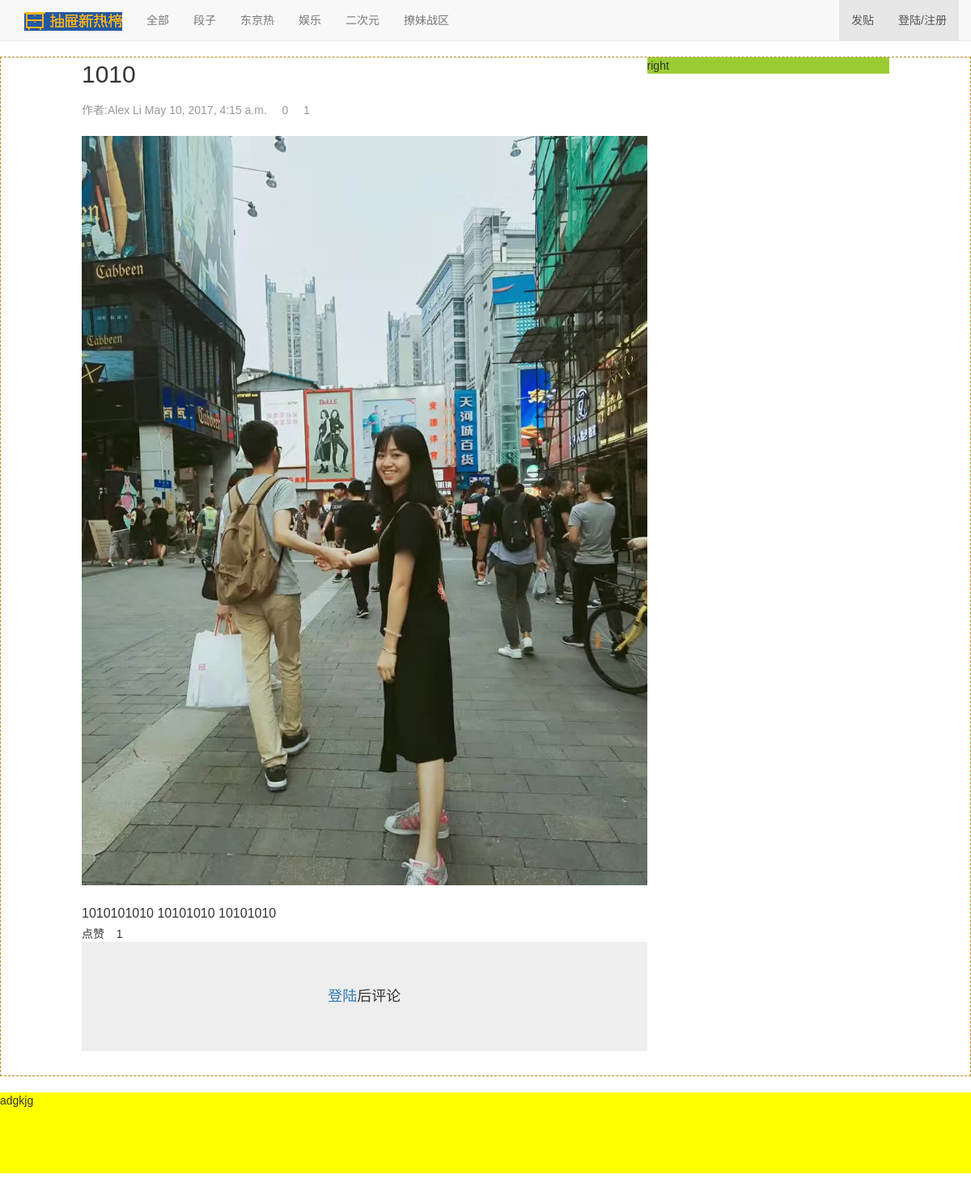
The app's page /bbs/detail/26/ with its own data.
### bbs/models.py (models this page shows, shortened)
class Category(models.Model):  # 版块(分类)表
    name = models.CharField(max_length=64, unique=True)  # 版块名
    brief = models.CharField(max_length=255, null=True, blank=True)  # 简要介绍
    set_to_top_menu = models.BooleanField(default=False)  # 是否显示在界面
    position_index = models.SmallIntegerField()  # 版块的位置
    admin = models.ManyToManyField("UserProfile", blank=True)  # 一个版块可有多个管理员，可不选择

class Article(models.Model):  # 贴子表
    title = models.CharField(max_length=255)  # 标题
    brief = models.CharField(max_length=255, null=True, blank=True)  # 简要介绍
    category = models.ForeignKey("Category")
    content = models.TextField(u"文章内容")
    author = models.ForeignKey("UserProfile")  # 作者
    pub_date = models.DateTimeField(blank=True, null=True)
    last_modify = models.DateTimeField(auto_now=True)  # 自动添加修改帖子时间
    priority = models.IntegerField(u"优先级", default=1000)  # 设置默认优先级为1000
    head_img = models.ImageField(u"文章标题图片", upload_to="uploads")
    status_choices = (("draft", u"草稿"),
                      ("published", u"已发布"),
                      ("hidden", u"隐藏"),
                      )
    publish_status = models.CharField(choices=status_choices, max_length=32, default="published")

class UserProfile(models.Model):  # 用户表
    user = models.OneToOneField(User)  # 一对一关联，密码在User表
    name = models.CharField(max_length=64)
    signature = models.CharField(max_length=255, blank=True, null=True)  # 个人签名，可以为空
    head_img = models.ImageField(height_field=150, width_field=150, blank=True, null=True)  # 头像，可以不传
    friends = models.ManyToManyField("self", related_name="my_friends", blank=True)

### bbs/views.py (the view)
# urls.py: url(r'^detail/(\d+)/$', views.article_detail, name="article_detail"),
def article_detail(request, article_id):
    article_obj = models.Article.objects.get(id=article_id)
    comment_tree = handle_comment.build_tree(article_obj.comment_set.select_related())
    return render(request, "bbs/article_detail.html", {"article_obj": article_obj,
                                                       "category_list": category_list})

### bbs/handle_comment.py (called while the page is built)
def build_tree(comment_set):
    print("comment_set>>>:", comment_set)
    tree_dic = {}
    for comment in comment_set:
        if comment.comment_type == 1:  # 当comment为点赞时，无需添加到评论树(评论内容才需要)
            add_node(tree_dic, comment)
    return tree_dic

### bbs/models.py (called while the page is built)
    def __str__(self):
        return "C:%s;" % (self.comment)

### bbs/templatetags/img_tag.py (called while the page is built)
@register.filter  # 注册
def truncate_url(img_url):  # 截断url
    return img_url.name.split("/", maxsplit=1)[-1]

@register.simple_tag
def filter_comment(article_obj):
    query_set = article_obj.comment_set.select_related()  # 反向关联查询(包含评论与点赞)
    comments = {
        "comment_count": query_set.filter(comment_type=1).count(),  # 评论数
        "thumb_count": query_set.filter(comment_type=2).count(),  # 点赞数
    }
    return comments  # 后端返回给前端是一个字典

### templates/bbs/article_detail.html (shortened to what this page needs)
{% extends "base.html" %}
{% load img_tag %}
{% block page_container %}
    <div class="wrap-left">
        <div class="article-big-title">
            {{ article_obj.title }}
        </div>
        <div class="article-title-brief">
            <span>作者:{{ article_obj.author.name }}</span>
            <span>{{ article_obj.pub_date }}</span>
            <span>{%  filter_comment article_obj as comments %}</span>
            <span class="glyphicon glyphicon-comment" aria-hidden="true"></span>
            <span>{{ comments.comment_count }}</span>
            <span class="glyphicon glyphicon-thumbs-up" aria-hidden="true"></span>
            <span class="thumb-count">{{ comments.thumb_count }}</span>
        </div>
        <div>
            <img class="article-big-head-img" src="/static/{{ article_obj.head_img|truncate_url }}">
        </div>
        <div class="article-content">
            {{ article_obj.content|safe }}
        </div>
        <div>
            <a class="thumb-up">
                点赞<span class="glyphicon glyphicon-thumbs-up" aria-hidden="true"></span>
                <span class="thumb-count">{{ comments.thumb_count }}</span>
            </a>
        </div>
        <div class="comment-box">
            {% if request.user.is_authenticated %}
                <div class="new-comment-box">
                    <textarea class="form-control" rows="3"></textarea>
                    <button type="button" style="margin-top: 10px;" class="btn btn-success pull-right">提交</button>
                    <div class="clear-both"></div>
                </div>
            {% else %}
                <div class="jumbotron">
                    <h4 class="text-center"><a href="{% url 'login' %}?next={{ request.path }}" class="btn-link">登陆</a>后评论</h4>
                </div>
            {% endif %}
        </div>
    </div>
    <div class="wrap-right">
        right
    </div>
{% endblock %}

### templates/base.html (shortened to what this page needs)
<!DOCTYPE html>
<html lang="zh-CN"><style type="text/css" id="106159481858"></style><head><meta http-equiv="Content-Type" content="text/html; charset=UTF-8">
    <link href="/static/bootstrap-3.3.7-dist/css/bootstrap.min.css" rel="stylesheet">
    <link href="/static/bootstrap-3.3.7-dist/css/page_container.css" rel="stylesheet">
    <link href="/static/bootstrap-3.3.7-dist/css/navbar-fixed-top.css" rel="stylesheet">
    <link href="/static/plugins/emojify.js-master/dist/css/basic/emojify.min.css" rel="stylesheet">
  </head>
  <body> {% csrf_token %}
    <nav class="navbar navbar-default navbar-fixed-top">
      <div class="container">
        <div id="navbar" class="navbar-collapse collapse">
            <div>
                <a class="navbar-brand" href="/bbs">
                    <img src="/static/images/logo.png">
                </a>
            </div>
            <ul class="nav navbar-nav">
                {% for category in category_list %}
                    {% if category.id == category_obj.id %}
                        <li class="active"><a href="/bbs/category/{{ category.id }}">{{ category.name }}</a></li>
                    {% else %}
                        <li class=""><a href="/bbs/category/{{ category.id }}">{{ category.name }}</a></li>
                    {% endif %}
                {% endfor %}
                 <li class=""><a href="/webchat/">撩妹战区</a></li>
            </ul>
          <ul class="nav navbar-nav navbar-right">
            <li class="active"><a href="{% url 'new_article' %}">发贴</a></li>
            {% if request.user.is_authenticated %}
                <li class=""><a href="#">{{ request.user.userprofile }}</a></li>
                 <li class="active"><a href="{% url 'logout' %}">注销退出</a></li>
            {% else %}
                <li class="active"><a href="{% url 'login' %}">登陆/注册</a></li>
            {% endif %}
          </ul>
        </div>
      </div>
    </nav>
    <div class="page-container">
        {% block page_container %}{% endblock %}
    </div>
    <footer class="footer">
        adgkjg
    </footer>
</body></html>

### records on screen
Category: name "全部"
Category: name "段子"
Category: name "东京热"
Category: name "娱乐"
Category: name "二次元"
Article: title "1010", author.name "Alex Li", pub_date "May 10, 2017, 4:15 a.m.", head_img (picture), content "1010101010 10101010 10101010"

### other values on screen
{{ comments.comment_count }} "0"
{{ comments.thumb_count }} "1"
